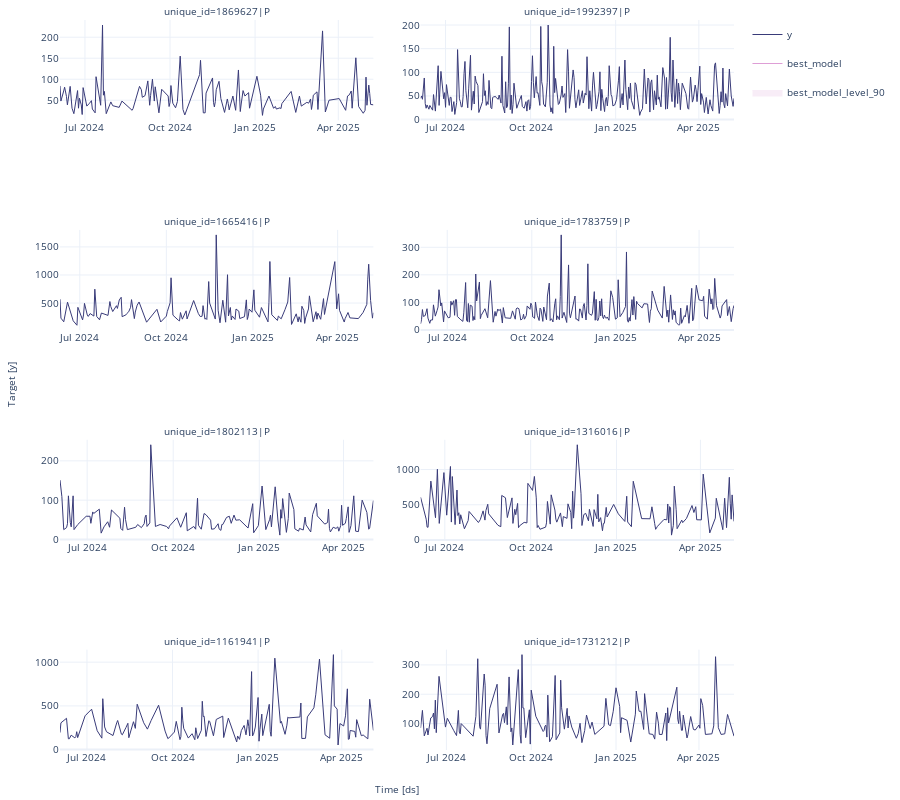

This figure's notebook cell:
### Code cell
# Plot to unique_ids and some selected models
sf.plot(plot_df_sales, prod_sales_fc_df, level=[90], engine='plotly')

### Figure 1 — Plotly figure (JSON) as saved in the notebook; plotly's stock layout.template omitted (floating-point values rounded to 4 significant figures; data arrays with more than 128 entries replaced by an {"elided": "..."} marker saying what was removed)
{"data": [{"legendgroup": "y", "line": {"color": "#393b79", "width": 1}, "mode": "lines", "name": "y", "showlegend": true, "type": "scatter", "x": {"elided": "129 str values"}, "xaxis": "x", "y": {"elided": "129 int values"}, "yaxis": "y"}, {"legendgroup": "best_model", "line": {"color": "#de9ed6", "width": 1}, "mode": "lines", "name": "best_model", "showlegend": true, "type": "scatter", "x": {"elided": "129 str values"}, "xaxis": "x", "y": {"elided": "129 null values"}, "yaxis": "y"}, {"fill": "toself", "fillcolor": "#de9ed6", "legendgroup": "best_model_level_90", "line": {"color": "#de9ed6", "width": 1}, "mode": "lines", "name": "best_model_level_90", "opacity": 0.18, "showlegend": true, "type": "scatter", "x": {"elided": "258 str values"}, "xaxis": "x", "y": {"elided": "258 null values"}, "yaxis": "y"}, {"legendgroup": "y", "line": {"color": "#393b79", "width": 1}, "mode": "lines", "name": "y", "showlegend": false, "type": "scatter", "x": {"elided": "250 str values"}, "xaxis": "x2", "y": {"elided": "250 int values"}, "yaxis": "y2"}, {"legendgroup": "best_model", "line": {"color": "#de9ed6", "width": 1}, "mode": "lines", "name": "best_model", "showlegend": false, "type": "scatter", "x": {"elided": "250 str values"}, "xaxis": "x2", "y": {"elided": "250 null values"}, "yaxis": "y2"}, {"fill": "toself", "fillcolor": "#de9ed6", "legendgroup": "best_model_level_90", "line": {"color": "#de9ed6", "width": 1}, "mode": "lines", "name": "best_model_level_90", "opacity": 0.18, "showlegend": false, "type": "scatter", "x": {"elided": "500 str values"}, "xaxis": "x2", "y": {"elided": "500 null values"}, "yaxis": "y2"}, {"legendgroup": "y", "line": {"color": "#393b79", "width": 1}, "mode": "lines", "name": "y", "showlegend": false, "type": "scatter", "x": {"elided": "134 str values"}, "xaxis": "x3", "y": {"elided": "134 int values"}, "yaxis": "y3"}, {"legendgroup": "best_model", "line": {"color": "#de9ed6", "width": 1}, "mode": "lines", "name": "best_model", "showlegend": false, "type": "scatter", "x": {"elided": "134 str values"}, "xaxis": "x3", "y": {"elided": "134 null values"}, "yaxis": "y3"}, {"fill": "toself", "fillcolor": "#de9ed6", "legendgroup": "best_model_level_90", "line": {"color": "#de9ed6", "width": 1}, "mode": "lines", "name": "best_model_level_90", "opacity": 0.18, "showlegend": false, "type": "scatter", "x": {"elided": "268 str values"}, "xaxis": "x3", "y": {"elided": "268 null values"}, "yaxis": "y3"}, {"legendgroup": "y", "line": {"color": "#393b79", "width": 1}, "mode": "lines", "name": "y", "showlegend": false, "type": "scatter", "x": {"elided": "218 str values"}, "xaxis": "x4", "y": {"elided": "218 int values"}, "yaxis": "y4"}, {"legendgroup": "best_model", "line": {"color": "#de9ed6", "width": 1}, "mode": "lines", "name": "best_model", "showlegend": false, "type": "scatter", "x": {"elided": "218 str values"}, "xaxis": "x4", "y": {"elided": "218 null values"}, "yaxis": "y4"}, {"fill": "toself", "fillcolor": "#de9ed6", "legendgroup": "best_model_level_90", "line": {"color": "#de9ed6", "width": 1}, "mode": "lines", "name": "best_model_level_90", "opacity": 0.18, "showlegend": false, "type": "scatter", "x": {"elided": "436 str values"}, "xaxis": "x4", "y": {"elided": "436 null values"}, "yaxis": "y4"}, {"legendgroup": "y", "line": {"color": "#393b79", "width": 1}, "mode": "lines", "name": "y", "showlegend": false, "type": "scatter", "x": ["2024-06-02T00:00:00", "2024-06-04T00:00:00", "2024-06-06T00:00:00", "2024-06-09T00:00:00", "2024-06-10T00:00:00", "2024-06-11T00:00:00", "2024-06-13T00:00:00", "2024-06-14T00:00:00", "2024-06-16T00:00:00", "2024-06-17T00:00:00", "2024-06-21T00:00:00", "2024-06-30T00:00:00", "2024-07-04T00:00:00", "2024-07-05T00:00:00", "2024-07-07T00:00:00", "2024-07-08T00:00:00", "2024-07-14T00:00:00", "2024-07-16T00:00:00", "2024-07-19T00:00:00", "2024-07-23T00:00:00", "2024-07-25T00:00:00", "2024-07-27T00:00:00", "2024-08-05T00:00:00", "2024-08-06T00:00:00", "2024-08-08T00:00:00", "2024-08-10T00:00:00", "2024-08-11T00:00:00", "2024-08-12T00:00:00", "2024-08-13T00:00:00", "2024-08-22T00:00:00", "2024-08-24T00:00:00", "2024-08-28T00:00:00", "2024-08-31T00:00:00", "2024-09-01T00:00:00", "2024-09-02T00:00:00", "2024-09-03T00:00:00", "2024-09-06T00:00:00", "2024-09-07T00:00:00", "2024-09-12T00:00:00", "2024-09-13T00:00:00", "2024-09-17T00:00:00", "2024-09-24T00:00:00", "2024-09-26T00:00:00", "2024-09-27T00:00:00", "2024-10-05T00:00:00", "2024-10-09T00:00:00", "2024-10-13T00:00:00", "2024-10-15T00:00:00", "2024-10-16T00:00:00", "2024-10-23T00:00:00", "2024-10-25T00:00:00", "2024-10-26T00:00:00", "2024-10-27T00:00:00", "2024-10-28T00:00:00", "2024-10-31T00:00:00", "2024-11-03T00:00:00", "2024-11-05T00:00:00", "2024-11-10T00:00:00", "2024-11-11T00:00:00", "2024-11-14T00:00:00", "2024-11-18T00:00:00", "2024-11-19T00:00:00", "2024-11-21T00:00:00", "2024-11-22T00:00:00", "2024-11-23T00:00:00", "2024-11-27T00:00:00", "2024-11-30T00:00:00", "2024-12-02T00:00:00", "2024-12-05T00:00:00", "2024-12-07T00:00:00", "2024-12-11T00:00:00", "2024-12-20T00:00:00", "2024-12-25T00:00:00", "2024-12-26T00:00:00", "2024-12-31T00:00:00", "2025-01-04T00:00:00", "2025-01-08T00:00:00", "2025-01-12T00:00:00", "2025-01-13T00:00:00", "2025-01-14T00:00:00", "2025-01-18T00:00:00", "2025-01-21T00:00:00", "2025-01-23T00:00:00", "2025-01-24T00:00:00", "2025-01-25T00:00:00", "2025-01-26T00:00:00", "2025-01-30T00:00:00", "2025-02-01T00:00:00", "2025-02-02T00:00:00", "2025-02-07T00:00:00", "2025-02-08T00:00:00", "2025-02-12T00:00:00", "2025-02-13T00:00:00", "2025-02-17T00:00:00", "2025-02-18T00:00:00", "2025-02-19T00:00:00", "2025-02-20T00:00:00", "2025-02-25T00:00:00", "2025-02-27T00:00:00", "2025-03-03T00:00:00", "2025-03-04T00:00:00", "2025-03-12T00:00:00", "2025-03-15T00:00:00", "2025-03-16T00:00:00", "2025-03-17T00:00:00", "2025-03-18T00:00:00", "2025-03-21T00:00:00", "2025-03-24T00:00:00", "2025-03-26T00:00:00", "2025-03-27T00:00:00", "2025-03-29T00:00:00", "2025-03-30T00:00:00", "2025-03-31T00:00:00", "2025-04-03T00:00:00", "2025-04-04T00:00:00", "2025-04-05T00:00:00", "2025-04-06T00:00:00", "2025-04-07T00:00:00", "2025-04-09T00:00:00", "2025-04-12T00:00:00", "2025-04-13T00:00:00", "2025-04-14T00:00:00", "2025-04-17T00:00:00", "2025-04-21T00:00:00", "2025-04-26T00:00:00", "2025-04-28T00:00:00", "2025-04-29T00:00:00", "2025-05-03T00:00:00"], "xaxis": "x5", "y": [151, 109, 25, 30, 40, 111, 43, 32, 111, 25, 38, 59, 59, 41, 70, 66, 77, 16, 32, 45, 31, 75, 54, 28, 23, 82, 51, 32, 25, 31, 38, 30, 40, 57, 62, 33, 42, 241, 33, 34, 38, 33, 27, 34, 55, 31, 55, 68, 22, 33, 26, 70, 105, 36, 26, 66, 63, 49, 26, 27, 40, 27, 23, 38, 38, 56, 59, 41, 62, 49, 50, 29, 91, 17, 35, 136, 25, 50, 62, 32, 134, 47, 11, 76, 54, 104, 18, 53, 118, 76, 27, 21, 28, 24, 36, 57, 37, 19, 63, 92, 60, 39, 43, 77, 28, 19, 31, 28, 32, 21, 35, 87, 36, 41, 53, 64, 83, 18, 35, 111, 75, 21, 20, 100, 69, 26, 29, 99], "yaxis": "y5"}, {"legendgroup": "best_model", "line": {"color": "#de9ed6", "width": 1}, "mode": "lines", "name": "best_model", "showlegend": false, "type": "scatter", "x": ["2024-06-02T00:00:00", "2024-06-04T00:00:00", "2024-06-06T00:00:00", "2024-06-09T00:00:00", "2024-06-10T00:00:00", "2024-06-11T00:00:00", "2024-06-13T00:00:00", "2024-06-14T00:00:00", "2024-06-16T00:00:00", "2024-06-17T00:00:00", "2024-06-21T00:00:00", "2024-06-30T00:00:00", "2024-07-04T00:00:00", "2024-07-05T00:00:00", "2024-07-07T00:00:00", "2024-07-08T00:00:00", "2024-07-14T00:00:00", "2024-07-16T00:00:00", "2024-07-19T00:00:00", "2024-07-23T00:00:00", "2024-07-25T00:00:00", "2024-07-27T00:00:00", "2024-08-05T00:00:00", "2024-08-06T00:00:00", "2024-08-08T00:00:00", "2024-08-10T00:00:00", "2024-08-11T00:00:00", "2024-08-12T00:00:00", "2024-08-13T00:00:00", "2024-08-22T00:00:00", "2024-08-24T00:00:00", "2024-08-28T00:00:00", "2024-08-31T00:00:00", "2024-09-01T00:00:00", "2024-09-02T00:00:00", "2024-09-03T00:00:00", "2024-09-06T00:00:00", "2024-09-07T00:00:00", "2024-09-12T00:00:00", "2024-09-13T00:00:00", "2024-09-17T00:00:00", "2024-09-24T00:00:00", "2024-09-26T00:00:00", "2024-09-27T00:00:00", "2024-10-05T00:00:00", "2024-10-09T00:00:00", "2024-10-13T00:00:00", "2024-10-15T00:00:00", "2024-10-16T00:00:00", "2024-10-23T00:00:00", "2024-10-25T00:00:00", "2024-10-26T00:00:00", "2024-10-27T00:00:00", "2024-10-28T00:00:00", "2024-10-31T00:00:00", "2024-11-03T00:00:00", "2024-11-05T00:00:00", "2024-11-10T00:00:00", "2024-11-11T00:00:00", "2024-11-14T00:00:00", "2024-11-18T00:00:00", "2024-11-19T00:00:00", "2024-11-21T00:00:00", "2024-11-22T00:00:00", "2024-11-23T00:00:00", "2024-11-27T00:00:00", "2024-11-30T00:00:00", "2024-12-02T00:00:00", "2024-12-05T00:00:00", "2024-12-07T00:00:00", "2024-12-11T00:00:00", "2024-12-20T00:00:00", "2024-12-25T00:00:00", "2024-12-26T00:00:00", "2024-12-31T00:00:00", "2025-01-04T00:00:00", "2025-01-08T00:00:00", "2025-01-12T00:00:00", "2025-01-13T00:00:00", "2025-01-14T00:00:00", "2025-01-18T00:00:00", "2025-01-21T00:00:00", "2025-01-23T00:00:00", "2025-01-24T00:00:00", "2025-01-25T00:00:00", "2025-01-26T00:00:00", "2025-01-30T00:00:00", "2025-02-01T00:00:00", "2025-02-02T00:00:00", "2025-02-07T00:00:00", "2025-02-08T00:00:00", "2025-02-12T00:00:00", "2025-02-13T00:00:00", "2025-02-17T00:00:00", "2025-02-18T00:00:00", "2025-02-19T00:00:00", "2025-02-20T00:00:00", "2025-02-25T00:00:00", "2025-02-27T00:00:00", "2025-03-03T00:00:00", "2025-03-04T00:00:00", "2025-03-12T00:00:00", "2025-03-15T00:00:00", "2025-03-16T00:00:00", "2025-03-17T00:00:00", "2025-03-18T00:00:00", "2025-03-21T00:00:00", "2025-03-24T00:00:00", "2025-03-26T00:00:00", "2025-03-27T00:00:00", "2025-03-29T00:00:00", "2025-03-30T00:00:00", "2025-03-31T00:00:00", "2025-04-03T00:00:00", "2025-04-04T00:00:00", "2025-04-05T00:00:00", "2025-04-06T00:00:00", "2025-04-07T00:00:00", "2025-04-09T00:00:00", "2025-04-12T00:00:00", "2025-04-13T00:00:00", "2025-04-14T00:00:00", "2025-04-17T00:00:00", "2025-04-21T00:00:00", "2025-04-26T00:00:00", "2025-04-28T00:00:00", "2025-04-29T00:00:00", "2025-05-03T00:00:00"], "xaxis": "x5", "y": [null, null, null, null, null, null, null, null, null, null, null, null, null, null, null, null, null, null, null, null, null, null, null, null, null, null, null, null, null, null, null, null, null, null, null, null, null, null, null, null, null, null, null, null, null, null, null, null, null, null, null, null, null, null, null, null, null, null, null, null, null, null, null, null, null, null, null, null, null, null, null, null, null, null, null, null, null, null, null, null, null, null, null, null, null, null, null, null, null, null, null, null, null, null, null, null, null, null, null, null, null, null, null, null, null, null, null, null, null, null, null, null, null, null, null, null, null, null, null, null, null, null, null, null, null, null, null, null], "yaxis": "y5"}, {"fill": "toself", "fillcolor": "#de9ed6", "legendgroup": "best_model_level_90", "line": {"color": "#de9ed6", "width": 1}, "mode": "lines", "name": "best_model_level_90", "opacity": 0.18, "showlegend": false, "type": "scatter", "x": {"elided": "256 str values"}, "xaxis": "x5", "y": {"elided": "256 null values"}, "yaxis": "y5"}, {"legendgroup": "y", "line": {"color": "#393b79", "width": 1}, "mode": "lines", "name": "y", "showlegend": false, "type": "scatter", "x": {"elided": "138 str values"}, "xaxis": "x6", "y": {"elided": "138 int values"}, "yaxis": "y6"}, {"legendgroup": "best_model", "line": {"color": "#de9ed6", "width": 1}, "mode": "lines", "name": "best_model", "showlegend": false, "type": "scatter", "x": {"elided": "138 str values"}, "xaxis": "x6", "y": {"elided": "138 null values"}, "yaxis": "y6"}, {"fill": "toself", "fillcolor": "#de9ed6", "legendgroup": "best_model_level_90", "line": {"color": "#de9ed6", "width": 1}, "mode": "lines", "name": "best_model_level_90", "opacity": 0.18, "showlegend": false, "type": "scatter", "x": {"elided": "276 str values"}, "xaxis": "x6", "y": {"elided": "276 null values"}, "yaxis": "y6"}, {"legendgroup": "y", "line": {"color": "#393b79", "width": 1}, "mode": "lines", "name": "y", "showlegend": false, "type": "scatter", "x": ["2024-06-02T00:00:00", "2024-06-03T00:00:00", "2024-06-09T00:00:00", "2024-06-11T00:00:00", "2024-06-12T00:00:00", "2024-06-14T00:00:00", "2024-06-18T00:00:00", "2024-06-19T00:00:00", "2024-06-20T00:00:00", "2024-06-21T00:00:00", "2024-06-29T00:00:00", "2024-07-04T00:00:00", "2024-07-06T00:00:00", "2024-07-12T00:00:00", "2024-07-16T00:00:00", "2024-07-17T00:00:00", "2024-07-18T00:00:00", "2024-07-19T00:00:00", "2024-07-20T00:00:00", "2024-07-22T00:00:00", "2024-07-29T00:00:00", "2024-08-02T00:00:00", "2024-08-03T00:00:00", "2024-08-07T00:00:00", "2024-08-08T00:00:00", "2024-08-12T00:00:00", "2024-08-14T00:00:00", "2024-08-15T00:00:00", "2024-08-18T00:00:00", "2024-08-20T00:00:00", "2024-08-22T00:00:00", "2024-08-24T00:00:00", "2024-08-31T00:00:00", "2024-09-04T00:00:00", "2024-09-08T00:00:00", "2024-09-16T00:00:00", "2024-09-23T00:00:00", "2024-09-26T00:00:00", "2024-09-27T00:00:00", "2024-10-03T00:00:00", "2024-10-05T00:00:00", "2024-10-09T00:00:00", "2024-10-10T00:00:00", "2024-10-11T00:00:00", "2024-10-12T00:00:00", "2024-10-13T00:00:00", "2024-10-18T00:00:00", "2024-10-22T00:00:00", "2024-10-25T00:00:00", "2024-10-26T00:00:00", "2024-10-28T00:00:00", "2024-10-30T00:00:00", "2024-11-01T00:00:00", "2024-11-02T00:00:00", "2024-11-03T00:00:00", "2024-11-04T00:00:00", "2024-11-05T00:00:00", "2024-11-06T00:00:00", "2024-11-09T00:00:00", "2024-11-10T00:00:00", "2024-11-14T00:00:00", "2024-11-17T00:00:00", "2024-11-24T00:00:00", "2024-11-25T00:00:00", "2024-11-30T00:00:00", "2024-12-06T00:00:00", "2024-12-09T00:00:00", "2024-12-10T00:00:00", "2024-12-12T00:00:00", "2024-12-14T00:00:00", "2024-12-17T00:00:00", "2024-12-19T00:00:00", "2024-12-21T00:00:00", "2024-12-22T00:00:00", "2024-12-23T00:00:00", "2024-12-25T00:00:00", "2024-12-26T00:00:00", "2024-12-27T00:00:00", "2024-12-29T00:00:00", "2025-01-01T00:00:00", "2025-01-02T00:00:00", "2025-01-03T00:00:00", "2025-01-05T00:00:00", "2025-01-06T00:00:00", "2025-01-10T00:00:00", "2025-01-13T00:00:00", "2025-01-14T00:00:00", "2025-01-15T00:00:00", "2025-01-19T00:00:00", "2025-01-25T00:00:00", "2025-01-26T00:00:00", "2025-01-30T00:00:00", "2025-02-01T00:00:00", "2025-02-02T00:00:00", "2025-02-03T00:00:00", "2025-02-15T00:00:00", "2025-02-16T00:00:00", "2025-02-17T00:00:00", "2025-02-21T00:00:00", "2025-02-23T00:00:00", "2025-03-02T00:00:00", "2025-03-04T00:00:00", "2025-03-08T00:00:00", "2025-03-14T00:00:00", "2025-03-19T00:00:00", "2025-03-23T00:00:00", "2025-03-24T00:00:00", "2025-03-27T00:00:00", "2025-03-28T00:00:00", "2025-03-30T00:00:00", "2025-04-03T00:00:00", "2025-04-05T00:00:00", "2025-04-07T00:00:00", "2025-04-08T00:00:00", "2025-04-09T00:00:00", "2025-04-10T00:00:00", "2025-04-15T00:00:00", "2025-04-16T00:00:00", "2025-04-17T00:00:00", "2025-04-22T00:00:00", "2025-04-24T00:00:00", "2025-04-29T00:00:00", "2025-05-01T00:00:00", "2025-05-05T00:00:00"], "xaxis": "x7", "y": [195, 306, 358, 124, 124, 165, 134, 148, 205, 137, 387, 440, 462, 216, 150, 131, 582, 346, 259, 204, 161, 307, 333, 177, 169, 254, 301, 136, 266, 319, 243, 519, 307, 234, 333, 508, 212, 125, 133, 201, 323, 114, 148, 485, 337, 244, 132, 182, 113, 250, 126, 187, 222, 553, 378, 382, 234, 150, 330, 322, 158, 345, 383, 138, 360, 178, 88, 156, 117, 218, 277, 169, 341, 264, 156, 892, 156, 173, 258, 596, 96, 231, 406, 160, 349, 518, 210, 153, 1046, 303, 323, 175, 280, 372, 363, 373, 533, 127, 129, 374, 478, 627, 1035, 169, 130, 1086, 500, 463, 53, 298, 270, 386, 695, 118, 121, 219, 208, 142, 343, 159, 167, 123, 576, 219], "yaxis": "y7"}, {"legendgroup": "best_model", "line": {"color": "#de9ed6", "width": 1}, "mode": "lines", "name": "best_model", "showlegend": false, "type": "scatter", "x": ["2024-06-02T00:00:00", "2024-06-03T00:00:00", "2024-06-09T00:00:00", "2024-06-11T00:00:00", "2024-06-12T00:00:00", "2024-06-14T00:00:00", "2024-06-18T00:00:00", "2024-06-19T00:00:00", "2024-06-20T00:00:00", "2024-06-21T00:00:00", "2024-06-29T00:00:00", "2024-07-04T00:00:00", "2024-07-06T00:00:00", "2024-07-12T00:00:00", "2024-07-16T00:00:00", "2024-07-17T00:00:00", "2024-07-18T00:00:00", "2024-07-19T00:00:00", "2024-07-20T00:00:00", "2024-07-22T00:00:00", "2024-07-29T00:00:00", "2024-08-02T00:00:00", "2024-08-03T00:00:00", "2024-08-07T00:00:00", "2024-08-08T00:00:00", "2024-08-12T00:00:00", "2024-08-14T00:00:00", "2024-08-15T00:00:00", "2024-08-18T00:00:00", "2024-08-20T00:00:00", "2024-08-22T00:00:00", "2024-08-24T00:00:00", "2024-08-31T00:00:00", "2024-09-04T00:00:00", "2024-09-08T00:00:00", "2024-09-16T00:00:00", "2024-09-23T00:00:00", "2024-09-26T00:00:00", "2024-09-27T00:00:00", "2024-10-03T00:00:00", "2024-10-05T00:00:00", "2024-10-09T00:00:00", "2024-10-10T00:00:00", "2024-10-11T00:00:00", "2024-10-12T00:00:00", "2024-10-13T00:00:00", "2024-10-18T00:00:00", "2024-10-22T00:00:00", "2024-10-25T00:00:00", "2024-10-26T00:00:00", "2024-10-28T00:00:00", "2024-10-30T00:00:00", "2024-11-01T00:00:00", "2024-11-02T00:00:00", "2024-11-03T00:00:00", "2024-11-04T00:00:00", "2024-11-05T00:00:00", "2024-11-06T00:00:00", "2024-11-09T00:00:00", "2024-11-10T00:00:00", "2024-11-14T00:00:00", "2024-11-17T00:00:00", "2024-11-24T00:00:00", "2024-11-25T00:00:00", "2024-11-30T00:00:00", "2024-12-06T00:00:00", "2024-12-09T00:00:00", "2024-12-10T00:00:00", "2024-12-12T00:00:00", "2024-12-14T00:00:00", "2024-12-17T00:00:00", "2024-12-19T00:00:00", "2024-12-21T00:00:00", "2024-12-22T00:00:00", "2024-12-23T00:00:00", "2024-12-25T00:00:00", "2024-12-26T00:00:00", "2024-12-27T00:00:00", "2024-12-29T00:00:00", "2025-01-01T00:00:00", "2025-01-02T00:00:00", "2025-01-03T00:00:00", "2025-01-05T00:00:00", "2025-01-06T00:00:00", "2025-01-10T00:00:00", "2025-01-13T00:00:00", "2025-01-14T00:00:00", "2025-01-15T00:00:00", "2025-01-19T00:00:00", "2025-01-25T00:00:00", "2025-01-26T00:00:00", "2025-01-30T00:00:00", "2025-02-01T00:00:00", "2025-02-02T00:00:00", "2025-02-03T00:00:00", "2025-02-15T00:00:00", "2025-02-16T00:00:00", "2025-02-17T00:00:00", "2025-02-21T00:00:00", "2025-02-23T00:00:00", "2025-03-02T00:00:00", "2025-03-04T00:00:00", "2025-03-08T00:00:00", "2025-03-14T00:00:00", "2025-03-19T00:00:00", "2025-03-23T00:00:00", "2025-03-24T00:00:00", "2025-03-27T00:00:00", "2025-03-28T00:00:00", "2025-03-30T00:00:00", "2025-04-03T00:00:00", "2025-04-05T00:00:00", "2025-04-07T00:00:00", "2025-04-08T00:00:00", "2025-04-09T00:00:00", "2025-04-10T00:00:00", "2025-04-15T00:00:00", "2025-04-16T00:00:00", "2025-04-17T00:00:00", "2025-04-22T00:00:00", "2025-04-24T00:00:00", "2025-04-29T00:00:00", "2025-05-01T00:00:00", "2025-05-05T00:00:00"], "xaxis": "x7", "y": [null, null, null, null, null, null, null, null, null, null, null, null, null, null, null, null, null, null, null, null, null, null, null, null, null, null, null, null, null, null, null, null, null, null, null, null, null, null, null, null, null, null, null, null, null, null, null, null, null, null, null, null, null, null, null, null, null, null, null, null, null, null, null, null, null, null, null, null, null, null, null, null, null, null, null, null, null, null, null, null, null, null, null, null, null, null, null, null, null, null, null, null, null, null, null, null, null, null, null, null, null, null, null, null, null, null, null, null, null, null, null, null, null, null, null, null, null, null, null, null, null, null, null, null], "yaxis": "y7"}, {"fill": "toself", "fillcolor": "#de9ed6", "legendgroup": "best_model_level_90", "line": {"color": "#de9ed6", "width": 1}, "mode": "lines", "name": "best_model_level_90", "opacity": 0.18, "showlegend": false, "type": "scatter", "x": {"elided": "248 str values"}, "xaxis": "x7", "y": {"elided": "248 null values"}, "yaxis": "y7"}, {"legendgroup": "y", "line": {"color": "#393b79", "width": 1}, "mode": "lines", "name": "y", "showlegend": false, "type": "scatter", "x": {"elided": "143 str values"}, "xaxis": "x8", "y": {"elided": "143 int values"}, "yaxis": "y8"}, {"legendgroup": "best_model", "line": {"color": "#de9ed6", "width": 1}, "mode": "lines", "name": "best_model", "showlegend": false, "type": "scatter", "x": {"elided": "143 str values"}, "xaxis": "x8", "y": {"elided": "143 null values"}, "yaxis": "y8"}, {"fill": "toself", "fillcolor": "#de9ed6", "legendgroup": "best_model_level_90", "line": {"color": "#de9ed6", "width": 1}, "mode": "lines", "name": "best_model_level_90", "opacity": 0.18, "showlegend": false, "type": "scatter", "x": {"elided": "286 str values"}, "xaxis": "x8", "y": {"elided": "286 null values"}, "yaxis": "y8"}], "layout": {"annotations": [{"font": {"size": 10}, "showarrow": false, "text": "unique_id=1869627|P", "x": 0.2325, "xanchor": "center", "xref": "paper", "y": 1, "yanchor": "bottom", "yref": "paper"}, {"font": {"size": 10}, "showarrow": false, "text": "unique_id=1992397|P", "x": 0.7675, "xanchor": "center", "xref": "paper", "y": 1, "yanchor": "bottom", "yref": "paper"}, {"font": {"size": 10}, "showarrow": false, "text": "unique_id=1665416|P", "x": 0.2325, "xanchor": "center", "xref": "paper", "y": 0.7125, "yanchor": "bottom", "yref": "paper"}, {"font": {"size": 10}, "showarrow": false, "text": "unique_id=1783759|P", "x": 0.7675, "xanchor": "center", "xref": "paper", "y": 0.7125, "yanchor": "bottom", "yref": "paper"}, {"font": {"size": 10}, "showarrow": false, "text": "unique_id=1802113|P", "x": 0.2325, "xanchor": "center", "xref": "paper", "y": 0.425, "yanchor": "bottom", "yref": "paper"}, {"font": {"size": 10}, "showarrow": false, "text": "unique_id=1316016|P", "x": 0.7675, "xanchor": "center", "xref": "paper", "y": 0.425, "yanchor": "bottom", "yref": "paper"}, {"font": {"size": 10}, "showarrow": false, "text": "unique_id=1161941|P", "x": 0.2325, "xanchor": "center", "xref": "paper", "y": 0.1375, "yanchor": "bottom", "yref": "paper"}, {"font": {"size": 10}, "showarrow": false, "text": "unique_id=1731212|P", "x": 0.7675, "xanchor": "center", "xref": "paper", "y": 0.1375, "yanchor": "bottom", "yref": "paper"}, {"font": {"size": 10}, "showarrow": false, "text": "Time [ds]", "x": 0.5, "xanchor": "center", "xref": "paper", "y": 0, "yanchor": "top", "yref": "paper", "yshift": -30}, {"font": {"size": 10}, "showarrow": false, "text": "Target [y]", "textangle": -90, "x": 0, "xanchor": "right", "xref": "paper", "xshift": -40, "y": 0.5, "yanchor": "middle", "yref": "paper"}], "autosize": true, "font": {"size": 10}, "height": 800, "margin": {"b": 50, "l": 60, "r": 10, "t": 20}, "xaxis": {"anchor": "y", "domain": [0, 0.465], "showticklabels": true, "visible": true}, "xaxis2": {"anchor": "y2", "domain": [0.535, 1.0], "showticklabels": true, "visible": true}, "xaxis3": {"anchor": "y3", "domain": [0, 0.465], "showticklabels": true, "visible": true}, "xaxis4": {"anchor": "y4", "domain": [0.535, 1.0], "showticklabels": true, "visible": true}, "xaxis5": {"anchor": "y5", "domain": [0, 0.465], "showticklabels": true, "visible": true}, "xaxis6": {"anchor": "y6", "domain": [0.535, 1.0], "showticklabels": true, "visible": true}, "xaxis7": {"anchor": "y7", "domain": [0, 0.465], "showticklabels": true, "visible": true}, "xaxis8": {"anchor": "y8", "domain": [0.535, 1.0], "showticklabels": true, "visible": true}, "yaxis": {"anchor": "x", "domain": [0.8625, 1]}, "yaxis2": {"anchor": "x2", "domain": [0.8625, 1]}, "yaxis3": {"anchor": "x3", "domain": [0.575, 0.7125]}, "yaxis4": {"anchor": "x4", "domain": [0.575, 0.7125]}, "yaxis5": {"anchor": "x5", "domain": [0.2875, 0.425]}, "yaxis6": {"anchor": "x6", "domain": [0.2875, 0.425]}, "yaxis7": {"anchor": "x7", "domain": [0, 0.1375]}, "yaxis8": {"anchor": "x8", "domain": [0, 0.1375]}}}
